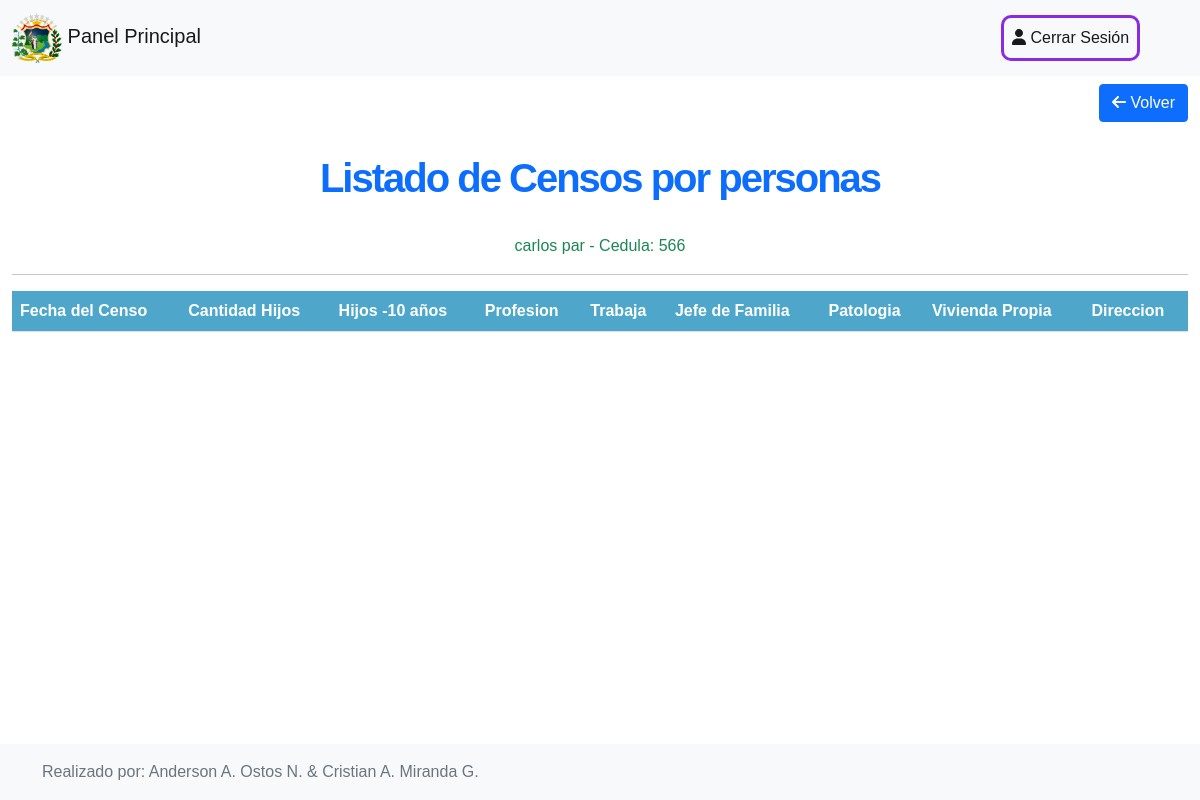
Screenshot of /modificarCensos.php?persona=566 with the database file from the repository.
### tables this page shows
CREATE TABLE `usuarios`  (
  `cedula` int(30) NOT NULL,
  `nombre` varchar(255) NULL DEFAULT NULL,
  `apellido` varchar(255) NULL DEFAULT NULL,
  `telefono` varchar(20) NULL DEFAULT NULL,
  `email` varchar(255) NULL DEFAULT NULL,
  `clave` varchar(255) NULL DEFAULT NULL,
  `admin` int(1) NULL DEFAULT NULL,
  PRIMARY KEY (`cedula`) USING BTREE
);

### modificarCensos.php (the view, shortened to what this page needs)
<?Php
include_once('conexion.php');
$id = $_POST['persona'];
if (isset($_GET['persona'])) {
    $id = $_GET['persona'];
}
$consulta = "SELECT*FROM usuarios WHERE cedula =" . $id;
$resultado = mysqli_query($con, $consulta);
$datos = mysqli_fetch_array($resultado);
$nombre = $datos['nombre'];
$apellido = $datos['apellido'];
$cedula = $datos['cedula'];
?>
<!DOCTYPE html>
<html lang="en">
<head>
    <link href="https://cdn.jsdelivr.net/npm/bootstrap@5.0.2/dist/css/bootstrap.min.css" rel="stylesheet">
    <link rel="stylesheet" href="https://cdnjs.cloudflare.com/ajax/libs/font-awesome/6.0.0-beta2/css/all.min.css">
    <link rel="stylesheet" href="assets/css/estilos.css">
</head>
<body>
    <header>
        <?Php
        include_once('menu.php');
        ?>
    </header>
    <main class="container-fluid mb-5">
    <?Php
            if (!isset($id) || $id == 0) {
            ?>
                <div class="col-lg-12 text-end mb-2">
                    <a href="modificar.php?accion=censo" class="btn btn-primary"><i class="fa fa-arrow-left"></i> Volver</a>
                </div>
                <hr>
                <div style="background-image: url('assets/image/5.jpg'); background-position: top center;">
        <h1 class="text-danger text-center">Debe seleccionar una Persona</h1>
    <?Php
            } else {
    ?>
        <div class="col-md-12 text-end">
            <a href="modificar.php?accion=censo" class="btn btn-primary mt-2 mb-3"> <i class="fa fa-arrow-left"></i> Volver</a>
        </div>
        <h1 class="col-lg-12 text-center mt-2 mb-4 text-primary">
            Listado de Censos por personas
        </h1>
        <div class="row mb-12 text-center text-success">
            <div class="col-lg-12"><?= $nombre . " " . $apellido ?> - Cedula: <?= $cedula ?></div>
        </div>
        <hr>
        <div class="row">
            <div class="col-lg-12">
                <table class="table table-striped">
                    <thead>
                        <tr>
                            <th>Fecha del Censo</th>
                            <th>Cantidad Hijos</th>
                            <th>Hijos -10 años</th>
                            <th>Profesion</th>
                            <th>Trabaja</th>
                            <th>Jefe de Familia</th>
                            <th>Patologia</th>
                            <th>Vivienda Propia</th>
                            <th>Direccion</th>
                        </tr>
                    </thead>
                </table>
            </div>
        </div>
<?Php
            }
?>
    </main>
    <?Php
    include_once('foot.php');
    ?>
</body>
</html>

### assets/css/estilos.css (style rules this page uses)
body { margin: 0px; padding: 0px; font-family: Verdana, Geneva, Tahoma, sans-serif; }
h1 { color: #68e1fe; font-size: 2.5rem; line-height: 1.6; letter-spacing: -0.05em; font-weight: 600; font-style: normal; }
thead { background-color: #4ea7ca; color: #ffffff; border-radius: 5px; }

### rows the page displays
usuarios: nombre "carlos", apellido "par", cedula "566"
